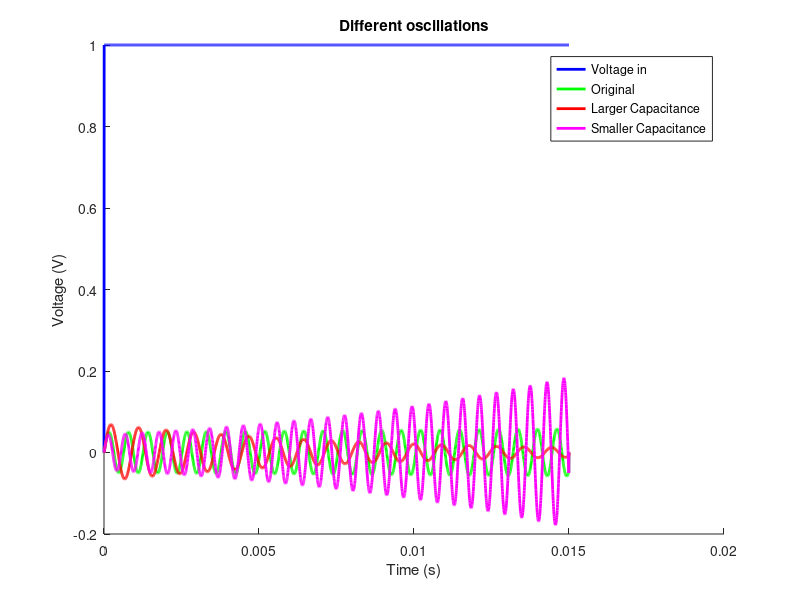

This figure's MATLAB source:
clear;
clc;
close all;

h = 1/(192*10^3); % Initialize h

kmax = 2880; % number of time steps

% Different responses of circuit
% Same amplitude
R_same = 50;
L_same = 100*10^-3;
C_same = 0.1*10^-6;

% Components for other 2 circuits
% Red
R_decay = 50;
L_decay = 100*10^-3;
C_decay = 0.2*10^-6;

% Purple
R_growth = 50;
L_growth = 100*10^-3;
C_growth = 0.075*10^-6;


Vin = [0; ones(kmax, 1)];

Vc = 0;
I = 0;

% Matricies derived
x_same = [Vc, I; zeros(kmax, 2)];
A1 = [1, h/C_same;
    -h/L_same, 1-h*R_same/L_same];
B1 = [0; h/L_same];

x_decay = [Vc, I; zeros(kmax, 2)];
A2 = [1, h/C_decay;
    -h/L_decay, 1-h*R_decay/L_decay];
B2 = [0; h/L_decay];

x_growth = [Vc, I; zeros(kmax, 2)];
A3 = [1, h/C_growth;
    -h/L_growth, 1-h*R_growth/L_growth];
B3 = [0; h/L_growth];

%% Simulating as time goes on
for k=2:kmax
    x_same(k, :) = A1*(x_same(k-1, :)')+B1*Vin(k-1, :);
    x_decay(k, :) = A2*(x_decay(k-1, :)')+B2*Vin(k-1, :);
    x_growth(k, :) = A3*(x_growth(k-1, :)')+B3*Vin(k-1, :);
end

%% Plotting
t = 0:h:kmax*h; % Make time vector

figure;
hold on;
plot(t, Vin(:, 1), 'b', 'linewidth',2);
plot(t, x_same(:, 2)*R_same, 'g', 'linewidth',2);
plot(t, x_decay(:, 2)*R_decay, 'r', 'linewidth',2);
plot(t, x_growth(:, 2)*R_growth, 'm', 'linewidth',2);
legend("Voltage in", "Original", "Larger Capacitance", "Smaller Capacitance");
ylabel("Voltage (V)");
xlabel("Time (s)");
title("Different oscillations");
